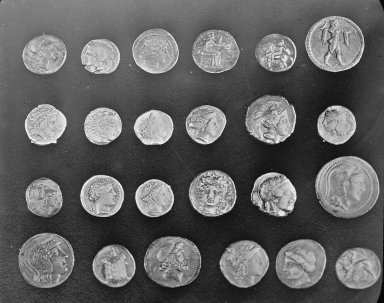
#> input picture skimage.data.coins(), 384 x 303 px
$ jupyter execute Jobsheet_04_Pengolahan_Citra.ipynb
#> lines starting #> are read from the running program, lines starting #| are printed output that depends on the picture; after the words box and inside, x2 and y2 are one past the last pixel; in counts of white or black regions, pixels touching at a corner belong together
# Praktik 1

[cell 1]
import matplotlib.pyplot as plt
from skimage import data, filters, img_as_ubyte
from skimage.color import rgb2gray

# 1. Memuat citra (contoh: coins)
image_coins = data.coins() # Citra sudah grayscale
#> image_coins is the input picture: shape (303, 384); min 1, max 252, mean 96.9

# 2. Thresholding Global (manual)
# Tentukan nilai ambang manual, misal 100
thresh_manual = 100
binary_manual = image_coins > thresh_manual
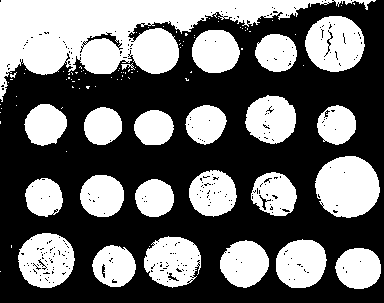
#> binary_manual: shape (303, 384) bool; 42% white; 100 white regions (77 under 20 px), largest, box (x1, y1, x2, y2) and area: (0, 0, 376, 102) 14558, (315, 156, 380, 218) 3108, (305, 16, 365, 72) 2514

# 3. Thresholding Otsu
thresh_otsu = filters.threshold_otsu (image_coins)
#> thresh_otsu = 107
binary_otsu = image_coins > thresh_otsu
#> binary_otsu: shape (303, 384) bool; 38.8% white; 96 white regions (70 under 20 px), largest, box (x1, y1, x2, y2) and area: (0, 0, 296, 76) 8792, (315, 156, 380, 218) 3062, (305, 16, 365, 72) 2459

# 4. Visualisasi Hasil
fig, axes = plt.subplots (ncols = 3, figsize = (12,4))
ax = axes.ravel ()

ax[0].imshow(image_coins, cmap = plt.cm.gray)
ax[0].set_title('Original Image')
ax[0].axis('off')

ax[1].imshow(binary_manual, cmap=plt.cm.gray)
ax[1].set_title(f'Manual Threshold (T={thresh_manual})')
ax[1].axis('off')

ax[2].imshow(binary_otsu, cmap = plt.cm.gray)
ax[2].set_title(f"Otsu's Threshold (T={thresh_otsu:.2f})")
ax[2].axis('off')

plt.tight_layout()
plt.show()

# Menampilkan nilai threshold Otsu
print (f"Nilai threshold Otsu yang ditemukan: {thresh_otsu}")
#| Nilai threshold Otsu yang ditemukan: 107

# Praktik 2

[cell 2]
import numpy as np
import matplotlib.pyplot as plt
from skimage import data, segmentation, color

# 1. Memuat citra (contoh: camera)
image_camera = data.camera()
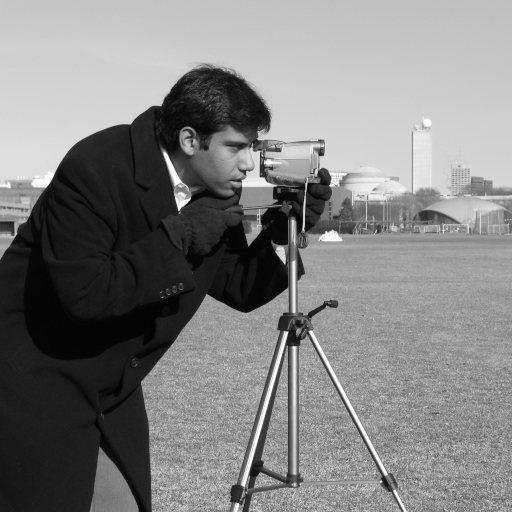
#> input picture skimage.data.camera(), 512 x 512 px
#> image_camera is the input picture: shape (512, 512); min 0, max 255, mean 129.1

# 2. Tentukan titik 'seed' (benih)
# Misal, kita pilih titik di area langit (misal, koordinat y=50, x=150)
seed_point = (50, 150)

# 3. Terapkan algoritma flood fill (mirip region growing)
# 'tolerance' menentukan seberapa besar perbedaan intensitas yang diizinkan
flood_mask = segmentation.flood(image_camera, seed_point, tolerance = 10)
#> flood_mask: shape (512, 512) bool; 22.4% white; 1 white region, box (x1, y1, x2, y2) and area: (0, 0, 512, 199) 58675

# 4. Buat citra tersegmentasi (tandai region yang 'tumbuh')
segmented_image = np.copy(image_camera)
segmented_image [flood_mask] = 255 # Tandai region dengan warna putih

# 5. Visualisasi Hasil
fig, axes = plt.subplots (ncols = 3, figsize = (12,4))
ax = axes.ravel ()

ax[0].imshow(image_camera, cmap=plt.cm.gray)
ax[0].plot(seed_point [1], seed_point [0], 'ro') # Tandai seed point
ax[0].set_title('Original Image with Seed')
ax[0].axis('off')

ax[1].imshow(flood_mask, cmap=plt.cm.gray)
ax[1].set_title('Flood Fill Mask (Region)')
ax[1].axis('off')

ax[2].imshow(segmented_image, cmap=plt.cm.gray)
ax[2].set_title('Segmented Image (Region Marked)')
ax[2].axis('off')

plt.tight_layout()
plt.show()

Praktik 3

[cell 3]
import numpy as np
import matplotlib.pyplot as plt
from skimage import data, io
from sklearn.cluster import KMeans
from skimage.color import rgb2lab, lab2rgb
import warnings

# 1. Memuat citra berwarna (contoh: astronaut)
image_astro = data.astronaut()
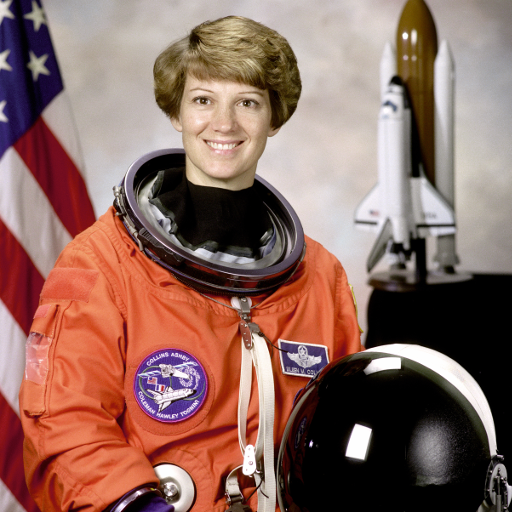
#> input picture skimage.data.astronaut(), 512 x 512 px
#> image_astro is the input picture: shape (512, 512, 3); mean R, G, B 141.6, 105.8, 96.5
# Konversi ke float untuk perhitungan
image_astro_float = image_astro.astype(float) / 255.0

# 2. Reshape citra menjadi array piksel [jumlah_piksel, jumlah_fitur]
# Fitur bisa RGB atau Lab. Ruang warna Lab seringkali lebih baik untuk persepsi warna.
# Konversi ke Lab
image_lab = rgb2lab(image_astro_float)
#> image_lab: shape (512, 512, 3) float64; mean of channels 0, 1, 2 47.7, 13.6, 12
rows, cols, dims = image_lab.shape
#> rows = 512; cols = 512; dims = 3
pixel_features = image_lab.reshape(rows * cols, dims)

# 3. Terapkan K-Means Clustering
# Tentukan jumlah klaster (segmen) yang diinginkan, misal K=4
n_clusters = 4
kmeans = KMeans (n_clusters = n_clusters, random_state = 0, n_init = 10) # n_init='auto' jika versi sklearn baru
# Hiding FutureWarnings related to default value of n_init
with warnings.catch_warnings():
    warnings.simplefilter("ignore")
    pixel_labels = kmeans.fit_predict(pixel_features)

# 4. Reshape label kembali ke bentuk citra
segmented_labels = pixel_labels.reshape(rows, cols)
#> segmented_labels: shape (512, 512) int32; 4 distinct labels, from 0 to 3

# 5. Buat citra tersegmentasi (warnai setiap segmen dengan warna rata-rata klaster)
segmented_image_kmeans = np.zeros_like(image_lab)
centers_lab = kmeans.cluster_centers_
for k in range (n_clusters):
    # Dapatkan piksel yang termasuk klaster k
    cluster_pixels = (pixel_labels == k)
    # Isi piksel tersebut di citra baru dengan warna pusat klaster k
    # Perlu reshape kembali cluster pixels ke bentuk citra
    mask_k = cluster_pixels.reshape (rows, cols)
    segmented_image_kmeans [mask_k] = centers_lab [k]

# Konversi kembali ke RGB untuk ditampilkan
segmented_image_rgb = lab2rgb (segmented_image_kmeans)

# 6. Visualisasi Hasil
fig, axes = plt.subplots(ncols = 3, figsize = (12,4))
ax = axes.ravel()

ax[0].imshow(image_astro)
ax[0].set_title('Original Image (RGB)')
ax[0].axis('off')

# Menampilkan label klaster
ax[1].imshow(segmented_labels, cmap='viridis') # cmap bisa diganti
ax[1].set_title(f'K-Means Labels (K={n_clusters})')
ax[1].axis('off')

# Menampilkan citra hasil segmentasi K-Means
ax[2].imshow(segmented_image_rgb)
ax[2].set_title(f'Segmented Image (K-Means, K={n_clusters})')
ax[2].axis('off')

plt.tight_layout()
plt.show()

# Praktik 4

[cell 4]
import numpy as np
import matplotlib.pyplot as plt
from skimage import data, filters, segmentation, morphology, measure
from scipy import ndimage as ndi

# 1. Memuat citra (contoh: coins)
image_coins = data.coins()

# 2. Hitung gradien citra (sebagai 'topografi')
elevation_map = filters.sobel (image_coins)

# 3. Tentukan marker (penanda awal untuk setiap cekungan/objek)
# Kita bisa menggunakan thresholding untuk mendapatkan marker kasar
markers = np.zeros_like (image_coins)
markers [image_coins < 30] = 1 # Marker untuk latar belakang
markers [image_coins > 150] = 2 # Marker untuk objek (koin).

# [9 lines of commented-out code are left out]
segmentation_watershed = segmentation.watershed (elevation_map, markers)
#> segmentation_watershed: shape (303, 384); values 1 (black) and 2 (white), 33.4% white; 25 white regions (1 under 20 px), largest, box (x1, y1, x2, y2) and area: (315, 156, 380, 218) 3141, (305, 16, 365, 72) 2604, (18, 233, 75, 288) 2461

# Warnai hasil segmentasi untuk visualisasi
segmented_colored = segmentation.mark_boundaries (image_coins, segmentation_watershed)

# 5. Visualisasi Hasil
fig, axes = plt.subplots (ncols=4, figsize=(16, 4), sharex=True, sharey=True)
ax = axes.ravel()

ax[0].imshow(image_coins, cmap=plt.cm.gray)
ax[0].set_title('Original Image')
ax[0].axis('off')

ax[1].imshow(elevation_map, cmap=plt.cm.nipy_spectral)
ax[1].set_title('Elevation Map (Sobel Gradient)')
ax[1].axis('off')

ax[2].imshow(markers, cmap=plt.cm.nipy_spectral)
ax[2].set_title('Markers')
ax[2].axis('off')

ax[3].imshow(segmented_colored)
ax[3].set_title('Watershed Segmentation')
ax[3].axis('off')

plt.tight_layout()
plt.show()
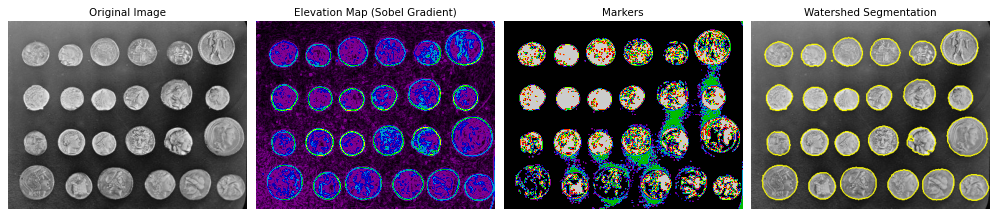
#> figure drawn by matplotlib, 4 panels

# Praktik 5

[cell 5]
import matplotlib.pyplot as plt
from skimage import data, filters, segmentation, img_as_float, color
from sklearn.cluster import KMeans
import numpy as np
import warnings

# 1. Pilih satu citra untuk perbandingan (misal: camera)
image = data.camera()
image_float = img_as_float(image)

# 2. Lakukan beberapa metode segmentasi
# a) Otsu Thresholding
thresh_otsu = filters.threshold_otsu(image)
#> thresh_otsu = 102
binary_otsu = image > thresh_otsu
#> binary_otsu: shape (512, 512) bool; 67.9% white; 179 black regions (168 under 20 px), largest, box (x1, y1, x2, y2) and area: (0, 67, 403, 512) 82891, (418, 210, 460, 224) 293, (0, 221, 14, 235) 163

# b) K-Means (misal K=3)
# Reshape untuk K-Means (1 fitur: intensitas)
rows, cols = image.shape
pixel_features = image_float.reshape(rows * cols, 1)
n_clusters = 3
kmeans = KMeans (n_clusters=n_clusters, random_state = 0, n_init = 10)
with warnings.catch_warnings():
    warnings.simplefilter("ignore")
    pixel_labels = kmeans.fit_predict(pixel_features)
segmented_kmeans_labels = pixel_labels.reshape(rows, cols)
#> segmented_kmeans_labels: shape (512, 512) int32; 3 distinct labels, from 0 to 2

# c) Watershed (gunakan marker sederhana dari Otsu)
elevation_map = filters.sobel (image)
#> elevation_map: shape (512, 512) float64
markers = np.zeros_like (image)
markers [image <= thresh_otsu] = 1
markers [image > thresh_otsu] = 2
segmentation_watershed = segmentation.watershed (elevation_map, markers)

# 3. Visualisasi Perbandingan
fig, axes = plt.subplots (1, 4, figsize=(16, 4), sharex=True, sharey=True)
ax = axes.ravel()

ax[0].imshow(image, cmap = plt.cm.gray)
ax[0].set_title('Original Image')
ax[0].axis('off')

ax[1].imshow(binary_otsu, cmap=plt.cm.gray)
ax[1].set_title('Otsu Thresholding')
ax[1].axis('off')

ax[2].imshow(segmented_kmeans_labels, cmap='viridis') # Gunakan cmap berbeda untuk label
ax[2].set_title(f'K-Means (K={n_clusters})')
ax[2].axis('off')

# Gunakan mark boundaries untuk Watershed agar lebih jelas
segmented_watershed_colored = segmentation.mark_boundaries (image_float, segmentation_watershed, color=(1,0,0)) # Batas merah
ax [3].imshow(segmented_watershed_colored)
ax [3].set_title('Watershed')
ax [3].axis('off')

plt.suptitle('Comparison of Segmentation Methods')
plt.tight_layout (rect=[0, 0.03, 1, 0.95]) # Adjust layout to make space for suptitle
plt.show()

# Soal no 3
Eksperimen Threshold

[cell 6]
import matplotlib.pyplot as plt
from skimage import data, filters
from skimage.color import rgb2gray

# 1. Memuat citra data.page()
image_page = data.page()
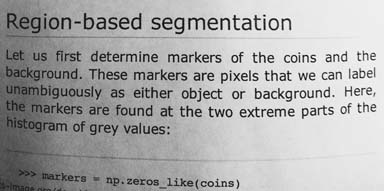
#> input picture skimage.data.page(), 384 x 191 px
#> image_page is the input picture: shape (191, 384); min 0, max 255, mean 171.5

# 2. Penerapan Thresholding Otsu (Global)
thresh_otsu = filters.threshold_otsu(image_page)
#> thresh_otsu = 157
binary_otsu = image_page > thresh_otsu
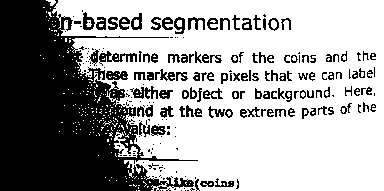
#> binary_otsu: shape (191, 384) bool; 63.8% white; 230 black regions (114 under 20 px), largest, box (x1, y1, x2, y2) and area: (0, 0, 198, 191) 20325, (99, 51, 137, 66) 231, (130, 86, 158, 99) 185

# 3. Penerapan Thresholding Yen (Global)
thresh_yen = filters.threshold_yen(image_page)
#> thresh_yen = 121
binary_yen = image_page > thresh_yen
#> binary_yen: shape (191, 384) bool; 80.4% white; 247 black regions (99 under 20 px), largest, box (x1, y1, x2, y2) and area: (0, 12, 80, 191) 7658, (50, 102, 83, 115) 184, (106, 72, 127, 80) 101

# 4. Penerapan Thresholding Local (Adaptive)
# block_size harus ganjil, menentukan area lokal untuk perhitungan ambang
block_size = 35
binary_local = filters.threshold_local(image_page, block_size, offset=10)
# Hasil threshold_local berupa map ambang, perlu dibandingkan dengan citra asli
binary_local_result = image_page > binary_local
#> binary_local_result: shape (191, 384) bool; 85.8% white; black in thin lines or dots

# 5. Visualisasi Perbandingan
fig, axes = plt.subplots(2, 2, figsize=(12, 10))
ax = axes.ravel()

ax[0].imshow(image_page, cmap=plt.cm.gray)
ax[0].set_title('Original Image (data.page)')
ax[0].axis('off')

ax[1].imshow(binary_otsu, cmap=plt.cm.gray)
ax[1].set_title(f'Otsu Thresholding (Global)')
ax[1].axis('off')

ax[2].imshow(binary_yen, cmap=plt.cm.gray)
ax[2].set_title('Yen Thresholding (Global)')
ax[2].axis('off')

ax[3].imshow(binary_local_result, cmap=plt.cm.gray)
ax[3].set_title(f'Local Thresholding (Adaptive, block={block_size})')
ax[3].axis('off')

plt.tight_layout()
plt.show()

# Analisis Singkat:
# Otsu biasanya tidak memuaskan pada data.page() karena adanya degradasi pencahayaan (shadow).
# Thresholding Local/Adaptive jauh lebih baik karena menghitung ambang batas di setiap area kecil.

# Soal no 4
Segmentasi citra eksternal

[cell 7]
import numpy as np
import matplotlib.pyplot as plt
from skimage import io, filters, segmentation, color, util
from sklearn.cluster import KMeans
import warnings

# 1. Memuat citra dari folder assets
image_path = 'assets/1.jpg'
image_color = io.imread(image_path)
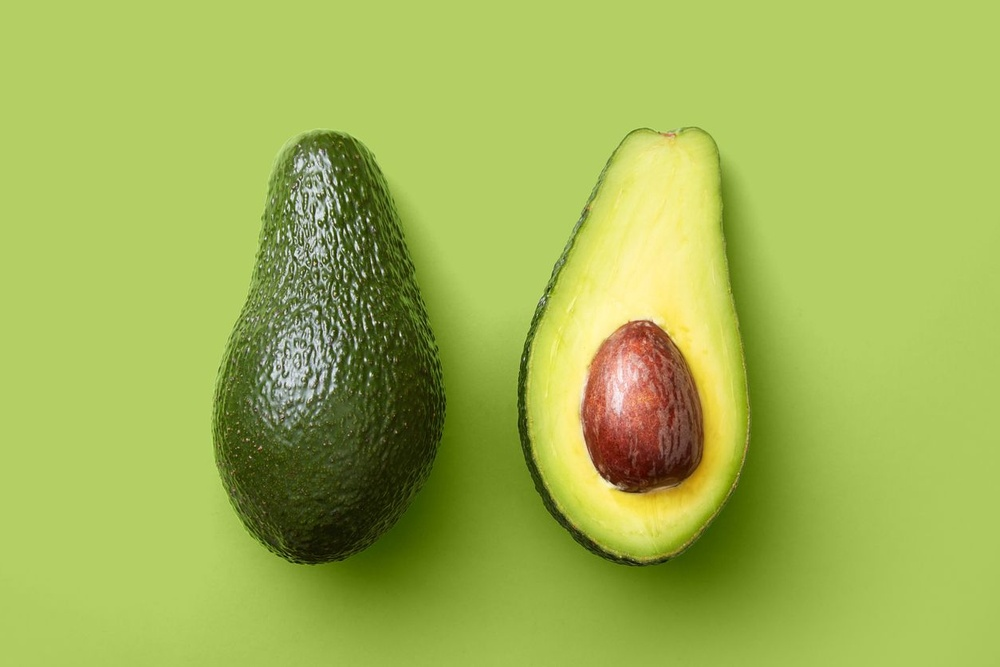
#> input picture Jobsheet_4/Testing/assets/1.jpg, 1000 x 667 px, shrunk from 1254 x 836 before the run, found by its file name
#> image_color is the input picture: shape (667, 1000, 3); mean R, G, B 161.1, 181.8, 83.3

# Konversi ke float agar rentang 0-1 konsisten
image_float = util.img_as_float(image_color)
#> image_float: shape (667, 1000, 3) float64

if len(image_float.shape) == 3:
    image_gray = color.rgb2gray(image_float)
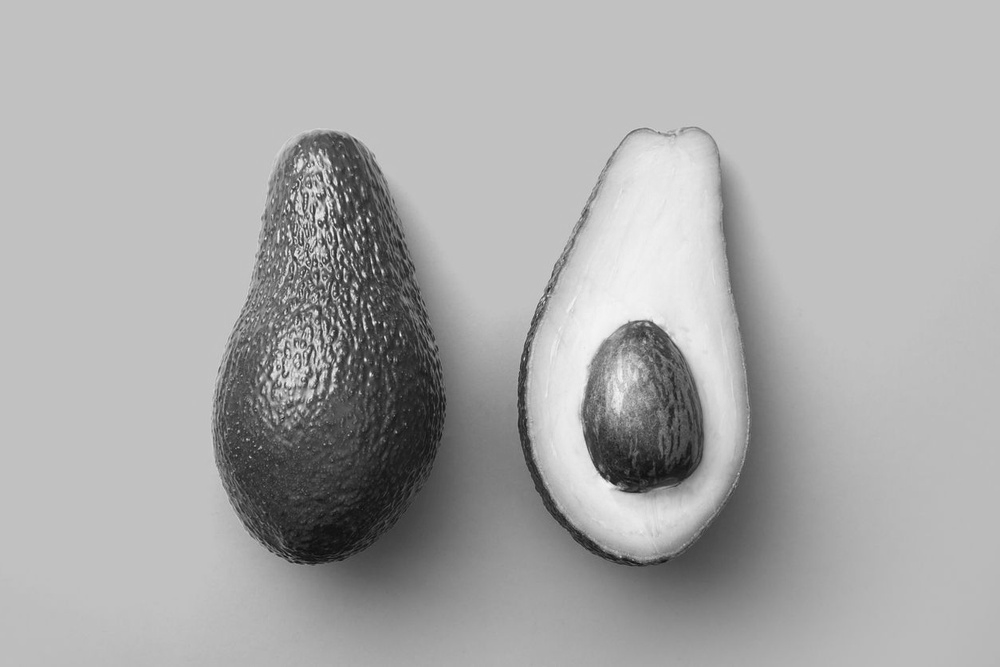
#> image_gray: shape (667, 1000) float64; min 0.0437, max 0.986, mean 0.668
    image_rgb = image_float
else:
    image_gray = image_float
    image_rgb = color.gray2rgb(image_float)

# --- Metode 1: Otsu Thresholding ---
thresh_otsu = filters.threshold_otsu(image_gray)
#> thresh_otsu = 0.55
binary_otsu = image_gray > thresh_otsu
#> binary_otsu: shape (667, 1000) bool; 80.5% white; 154 black regions (140 under 20 px), largest, box (x1, y1, x2, y2) and area: (213, 132, 792, 623) 115423, (581, 320, 706, 496) 13549, (315, 171, 327, 205) 148

# --- Metode 2: K-Means Clustering ---
pixel_features = image_gray.reshape(-1, 1)
n_clusters = 3
kmeans = KMeans(n_clusters=n_clusters, random_state=0, n_init=10)
with warnings.catch_warnings():
    warnings.simplefilter("ignore")
    labels = kmeans.fit_predict(pixel_features)
segmented_kmeans = labels.reshape(image_gray.shape)
#> segmented_kmeans: shape (667, 1000) int32; 3 distinct labels, from 0 to 2

# --- Metode 3: Watershed (DIPERBAIKI) ---
# Menggunakan Sobel untuk peta elevasi (tepi)
elevation_map = filters.sobel(image_gray)
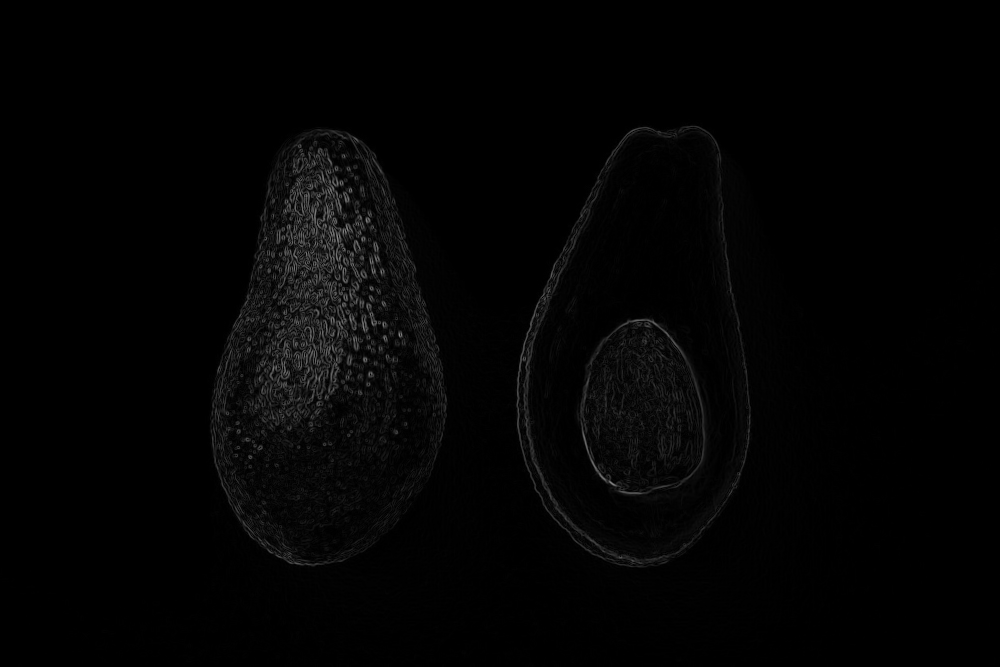
#> elevation_map: shape (667, 1000) float64; min 0, max 0.543, mean 0.0145

# Membuat marker yang lebih cerdas:
# Kita ambil nilai sangat rendah sebagai background dan sangat tinggi sebagai foreground
markers = np.zeros(image_gray.shape, dtype=np.int32)

# Menggunakan persentil agar adaptif terhadap kecerahan gambar durian
low_limit = np.percentile(image_gray, 10)  # 10% piksel tergelap
#> low_limit = 0.369
high_limit = np.percentile(image_gray, 90) # 10% piksel terang
#> high_limit = 0.759

markers[image_gray < low_limit] = 1
markers[image_gray > high_limit] = 2

# Terapkan Watershed
segmentation_watershed = segmentation.watershed(elevation_map, markers)
#> segmentation_watershed: shape (667, 1000) int32; values 1 (black) and 2 (white), 85.7% white; 29 black regions (21 under 20 px), largest, box (x1, y1, x2, y2) and area: (212, 130, 456, 606) 72342, (581, 320, 704, 493) 13708, (517, 249, 759, 586) 8931

# Menghasilkan batas (boundaries) yang kontras (misal warna kuning [1, 1, 0])
watershed_boundaries = segmentation.mark_boundaries(image_rgb, segmentation_watershed, color=(1, 1, 0))
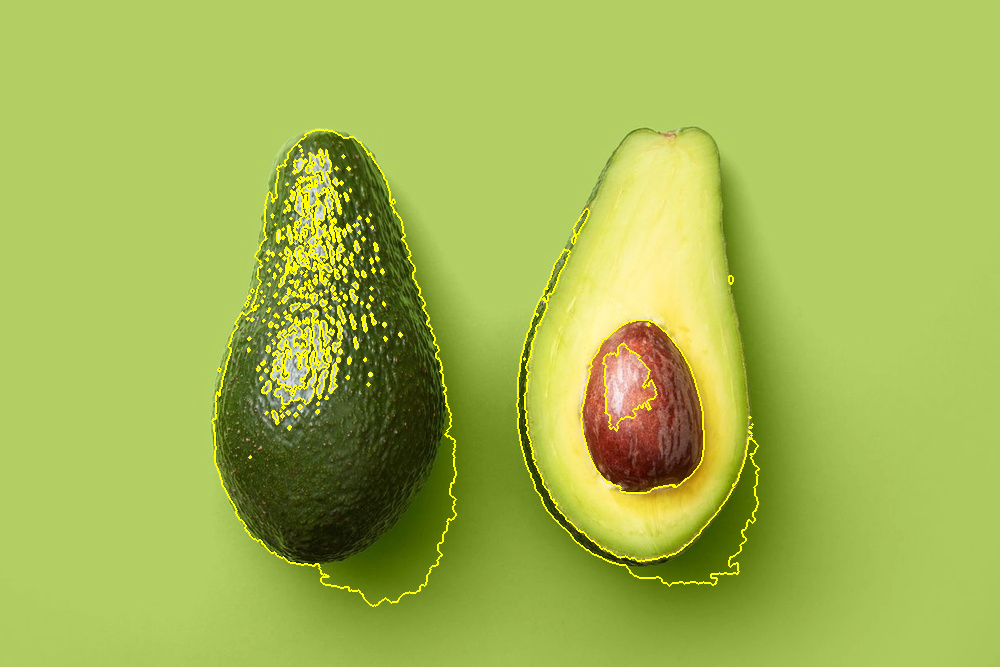
#> watershed_boundaries: shape (667, 1000, 3) float64; mean R, G, B 0.643, 0.723, 0.319

# 2. Visualisasi Hasil
fig, axes = plt.subplots(1, 4, figsize=(20, 5))
ax = axes.ravel()

ax[0].imshow(image_rgb)
ax[0].set_title('Original Image')
ax[0].axis('off')

ax[1].imshow(binary_otsu, cmap='gray')
ax[1].set_title('Otsu Thresholding')
ax[1].axis('off')

ax[2].imshow(segmented_kmeans, cmap='viridis')
ax[2].set_title(f'K-Means (K={n_clusters})')
ax[2].axis('off')

ax[3].imshow(watershed_boundaries)
ax[3].set_title('Watershed Segmentation')
ax[3].axis('off')

plt.tight_layout()
plt.show()

# Diskusi Singkat:
# Bandingkan apakah Otsu mampu memisahkan latar belakang dengan bersih.
# K-Means akan membagi citra menjadi 3 tingkatan keabuan berdasarkan klaster.
# Watershed akan sangat bergantung pada penempatan marker yang Anda tentukan di atas.
